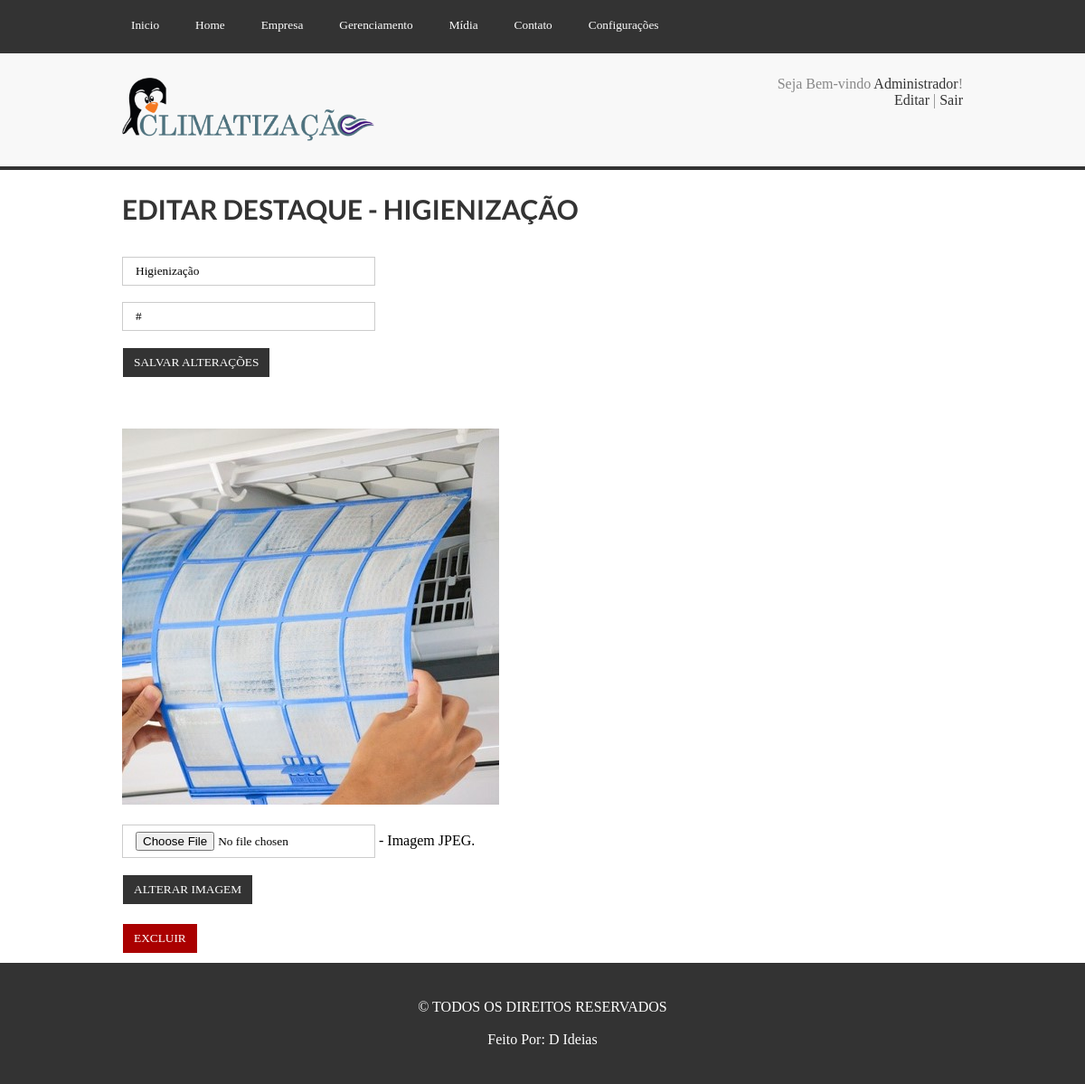
Page /cms/home.php?m=5&id=22 (signed in) on the committed database.
### tables this page shows
CREATE TABLE `usuarios` (
  `id_us` int(11) NOT NULL,
  `nome_us` varchar(60) NOT NULL,
  `usuario_us` varchar(32) NOT NULL,
  `email_us` varchar(80) NOT NULL,
  `senha_us` char(40) NOT NULL
);

CREATE TABLE `pragas` (
  `id_pr` int(11) NOT NULL,
  `nome_pr` varchar(50) NOT NULL,
  `url_pr` varchar(120) NOT NULL,
  `imagem_pr` varchar(50) NOT NULL
);

### cms/php/class/usuario.class.php (called while the page is built, shortened)
<?php
	class Usuario
	{
		function CarregarDados($conn, $id){
			$select = mysqli_query($conn, "SELECT * FROM usuarios WHERE id_us=$id");
			if(mysqli_num_rows($select)==1){
				$dados = mysqli_fetch_assoc($select);
				$this->nome = $dados['nome_us'];
			}else{
				return false;
			}
		}
	}
?>

### cms/php/class/destaques.class.php (called while the page is built, shortened)
<?php
	class Destaques
	{
		function CarregarDados($Conn, $Id){
			$Select = mysqli_query($Conn, "SELECT * FROM pragas WHERE id_pr=$Id")or die(mysqli_error($Conn));
			if(mysqli_num_rows($Select)>0){
				$Dados = mysqli_fetch_object($Select);
				$this->Nome = $Dados->nome_pr;
				$this->Imagem = $Dados->imagem_pr;
				$this->Url = $Dados->url_pr;
				return true;
			}else{
				return false;
			}
		}
	}
?>

### cms/includes/editar-destaque.php (the view, shortened to what this page needs)
<section class="Centro CentroConteudo">
		<h2 class="TituloPagina">Editar Destaque - <?php echo($Destaque->Nome);?></h2>
		<form name="edit" method="post" enctype="multipart/form-data" onsubmit="return EditarDestaque(this)" action="">
			<div class="Linha">
				<input type="text" name="titulo" class="Campo inputcadu" placeholder="Título: " value="<?php echo($Destaque->Nome);?>"/><br/><br/>
				<input type="text" name="url" class="Campo inputcadu" placeholder="URL: " value="<?php echo($Destaque->Url);?>"/><br/><br/>
				<input type="submit" value="Salvar Alterações" class="Btn"/><br/><br/>
				<br/>
			</div>
		</form>
		<div class="Linha">
			<img src="imagens/destaques/<?php echo $Destaque->Imagem;?>" alt="" class="ImgDest" /><br/><br/>
			<form name="alterimage" method="post" onsubmit="return ValidarImagem(this)" enctype="multipart/form-data" action="">
				<input type="file" name="imagem" class="Campo inputcadu" /> - Imagem JPEG.<br/><br/>
				<input type="submit" value="Alterar Imagem" class="Btn"/>
			</form>
		</div>
		<div class="Linha">
			<form name="excluir" method="post" onsubmit="return confirm('Deseja mesmo fazer isto?')">
				<input type="submit" value="Excluir" class="Btn BtnDel"/>
			</form>
		</div>
</section>

### cms/includes/topo.php (shortened to what this page needs)
<?php
	include_once('php/class/usuario.class.php');
	$Usuario = new Usuario;
	$Usuario->CarregarDados($conn, $_SESSION['id']);
?>
		<nav>
			<section class="Centro">
				<ul class="ListaMenu">
					<li>
						<a href="index.php">
							<button class="BtnMenu">Inicio</button>
						</a>
					</li>
					<li>
						<a href="#"><button class="BtnMenu">Home</button></a>
					</li>
					<li>
						<a href="empresa.php?m=1"><button class="BtnMenu">Empresa</button></a>
					</li>
					<li>
						<a href="#"><button class="BtnMenu">Gerenciamento</button></a>
					</li>
					<li>
						<a href="#"><button class="BtnMenu">Mídia</button></a>
					</li>
					<li>
						<a href="contato.php?m=1"><button class="BtnMenu">Contato</button></a>
					</li>
					<li>
						<a href="#"><button class="BtnMenu">Configurações</button></a>
					</li>
				</ul>
				<div class="esp"></div>
			</section>
		</nav>
		<header>
			<section class="Centro">
				<a href="../index.php">
					<img src="../imagens/logo1.png" alt="" class="Logo"/>
				</a>
				<div class="TopoSair">
					Seja Bem-vindo <a href="config.php?m=3"><?php echo $Usuario->nome;?></a>!<br/>
					<a href="config.php?m=3">Editar</a> | <a href="php/sair.php">Sair</a>
				</div>
				<div class="esp"></div>
			</section>
		</header>

### cms/css/style.css (style rules this page uses)
* { padding: 0; margin: 0; font-family: "Century Gothic"; outline: none; }
.esp { width: 100%; height: 1px; clear: both; }
header { width: 100%; height: auto; padding: 25px 0; background: #f8f8f8; border-top: 2px solid #333; border-bottom: 4px solid #333; }
.Centro { width: 930px; height: auto; margin: auto; position: relative; }
.Logo { width: auto; max-width: 30%; float: left; height: auto; max-height: 130px; }
.TopoSair { width: 30%; height: auto; float: right; text-align: right; font-size: 16px; color: #888; }
.TopoSair a { font-size: 16px; color: #333; text-decoration: none; }
nav { background: #333; width: 100%; height: auto; }
.ListaMenu { list-style: none; }
.ListaMenu li { float: left; margin-right: 20px; text-align: left; position: relative; }
.ListaMenu li a { text-decoration: none; color: #fff; }
.BtnMenu { padding: 20px 10px; border: 0; background: #333; color: #fff; cursor: pointer; transition: 0.5s; }
.CentroConteudo { min-height: 400px; }
.TituloPagina { font-family: LatoBold; font-weight: 100; color: #333; text-transform: uppercase; padding: 25px 0; font-size: 30px; }
.Linha { width: 100%; height: auto; padding: 10px 0; }
.Campo { padding: 7px 14px; border: 1px solid #ccc; outline: none; transition:0.5s; }
.Btn { padding: 8px 12px; text-transform: uppercase; color: #fff; background: #333; border: 1px solid #fff; transition: 0.5s; cursor: pointer; }
.BtnDel { background: #a00 !important; color: #fff !important; transition: 0.5s; }
.inputcadu { width: 250px; }
.Imgfx, .ImgDest { max-width: 450px; max-height: 450px; }

### rows in the picture
usuarios: nome_us "Administrador"
pragas: nome_pr "HIGIENIZAÇÃO", titulo "Higienização", url "#", imagem_pr (picture)
